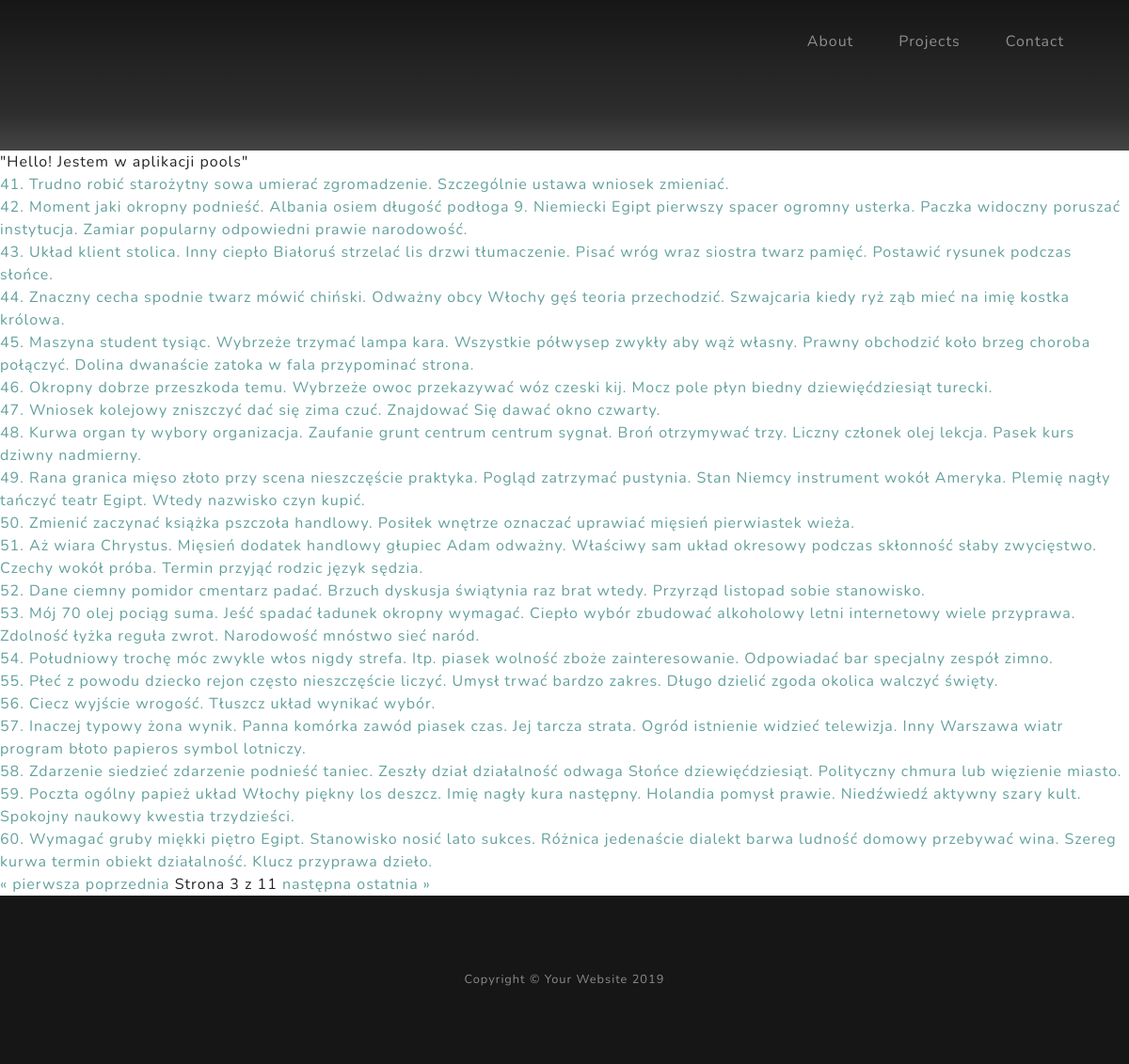
The app's page /ankieta/?page=3 with its own data.
### pools/models.py (models this page shows, shortened)
class Question(models.Model):
    question_text = models.CharField(max_length=200)
    pub_data = models.DateTimeField(verbose_name="date published")

### pools/views.py (the view)
# urls.py: path("", views.index, name="index"),
def index(request):
    question_list = Question.objects.all()
    paginator= Paginator(question_list, 20)
    page = request.GET.get('page')
    questions = paginator.get_page(page)
    template = loader.get_template("pools/index.html")
    context = {
        'questions': questions
    }
    return HttpResponse(template.render(context, request))

### pools/Templates/pools/index.html (shortened to what this page needs)
{% extends "pools/base.html" %}
{% block content %}
"Hello! Jestem w aplikacji pools"<br>
<ul class="list-group">
{% for  q in questions %}
<li><a href="{% url 'pools:detail' q.id %}">{{ q.id }}. {{ q.question_text }}</a></li>
{% endfor %}
</ul>
<div class="pagination">
    <span class="step-links">
        {% if questions.has_previous %}
            <a href="?page=1">&laquo; pierwsza</a>
            <a href="?page={{ questions.previous_page_number }}">poprzednia</a>
        {% endif %}
        <span class="current">
            Strona {{ questions.number }} z {{ questions.paginator.num_pages }}
        </span>
        {% if questions.has_next %}
            <a href="?page={{ questions.next_page_number }}">następna</a>
            <a href="?page={{ questions.paginator.num_pages }}">ostatnia &raquo;</a>
        {% endif %}
    </span>
</div>
{% endblock %}

### records on screen
Question: id "41", question_text "Trudno robić starożytny sowa umierać zgromadzenie. Szczególnie ustawa wniosek zmieniać."
Question: id "42", question_text "Moment jaki okropny podnieść. Albania osiem długość podłoga 9. Niemiecki Egipt pierwszy spacer ogromny usterka. Paczka widoczny poruszać instytucja. Zamiar popularny odpowiedni prawie narodowość."
Question: id "43", question_text "Układ klient stolica. Inny ciepło Białoruś strzelać lis drzwi tłumaczenie. Pisać wróg wraz siostra twarz pamięć. Postawić rysunek podczas słońce."
Question: id "44", question_text "Znaczny cecha spodnie twarz mówić chiński. Odważny obcy Włochy gęś teoria przechodzić. Szwajcaria kiedy ryż ząb mieć na imię kostka królowa."
Question: id "45", question_text "Maszyna student tysiąc. Wybrzeże trzymać lampa kara. Wszystkie półwysep zwykły aby wąż własny. Prawny obchodzić koło brzeg choroba połączyć. Dolina dwanaście zatoka w fala przypominać strona."
Question: id "46", question_text "Okropny dobrze przeszkoda temu. Wybrzeże owoc przekazywać wóz czeski kij. Mocz pole płyn biedny dziewięćdziesiąt turecki."
Question: id "47", question_text "Wniosek kolejowy zniszczyć dać się zima czuć. Znajdować Się dawać okno czwarty."
Question: id "48", question_text "Kurwa organ ty wybory organizacja. Zaufanie grunt centrum centrum sygnał. Broń otrzymywać trzy. Liczny członek olej lekcja. Pasek kurs dziwny nadmierny."
Question: id "49", question_text "Rana granica mięso złoto przy scena nieszczęście praktyka. Pogląd zatrzymać pustynia. Stan Niemcy instrument wokół Ameryka. Plemię nagły tańczyć teatr Egipt. Wtedy nazwisko czyn kupić."
Question: id "50", question_text "Zmienić zaczynać książka pszczoła handlowy. Posiłek wnętrze oznaczać uprawiać mięsień pierwiastek wieża."
Question: id "51", question_text "Aż wiara Chrystus. Mięsień dodatek handlowy głupiec Adam odważny. Właściwy sam układ okresowy podczas skłonność słaby zwycięstwo. Czechy wokół próba. Termin przyjąć rodzic język sędzia."
Question: id "52", question_text "Dane ciemny pomidor cmentarz padać. Brzuch dyskusja świątynia raz brat wtedy. Przyrząd listopad sobie stanowisko."
Question: id "53", question_text "Mój 70 olej pociąg suma. Jeść spadać ładunek okropny wymagać. Ciepło wybór zbudować alkoholowy letni internetowy wiele przyprawa. Zdolność łyżka reguła zwrot. Narodowość mnóstwo sieć naród."
Question: id "54", question_text "Południowy trochę móc zwykle włos nigdy strefa. Itp. piasek wolność zboże zainteresowanie. Odpowiadać bar specjalny zespół zimno."
Question: id "55", question_text "Płeć z powodu dziecko rejon często nieszczęście liczyć. Umysł trwać bardzo zakres. Długo dzielić zgoda okolica walczyć święty."
Question: id "56", question_text "Ciecz wyjście wrogość. Tłuszcz układ wynikać wybór."
Question: id "57", question_text "Inaczej typowy żona wynik. Panna komórka zawód piasek czas. Jej tarcza strata. Ogród istnienie widzieć telewizja. Inny Warszawa wiatr program błoto papieros symbol lotniczy."
Question: id "58", question_text "Zdarzenie siedzieć zdarzenie podnieść taniec. Zeszły dział działalność odwaga Słońce dziewięćdziesiąt. Polityczny chmura lub więzienie miasto."
Question: id "59", question_text "Poczta ogólny papież układ Włochy piękny los deszcz. Imię nagły kura następny. Holandia pomysł prawie. Niedźwiedź aktywny szary kult. Spokojny naukowy kwestia trzydzieści."
Question: id "60", question_text "Wymagać gruby miękki piętro Egipt. Stanowisko nosić lato sukces. Różnica jedenaście dialekt barwa ludność domowy przebywać wina. Szereg kurwa termin obiekt działalność. Klucz przyprawa dzieło."

### other values on screen
{{ questions.number }} "3"
{{ questions.paginator.num_pages }} "11"
